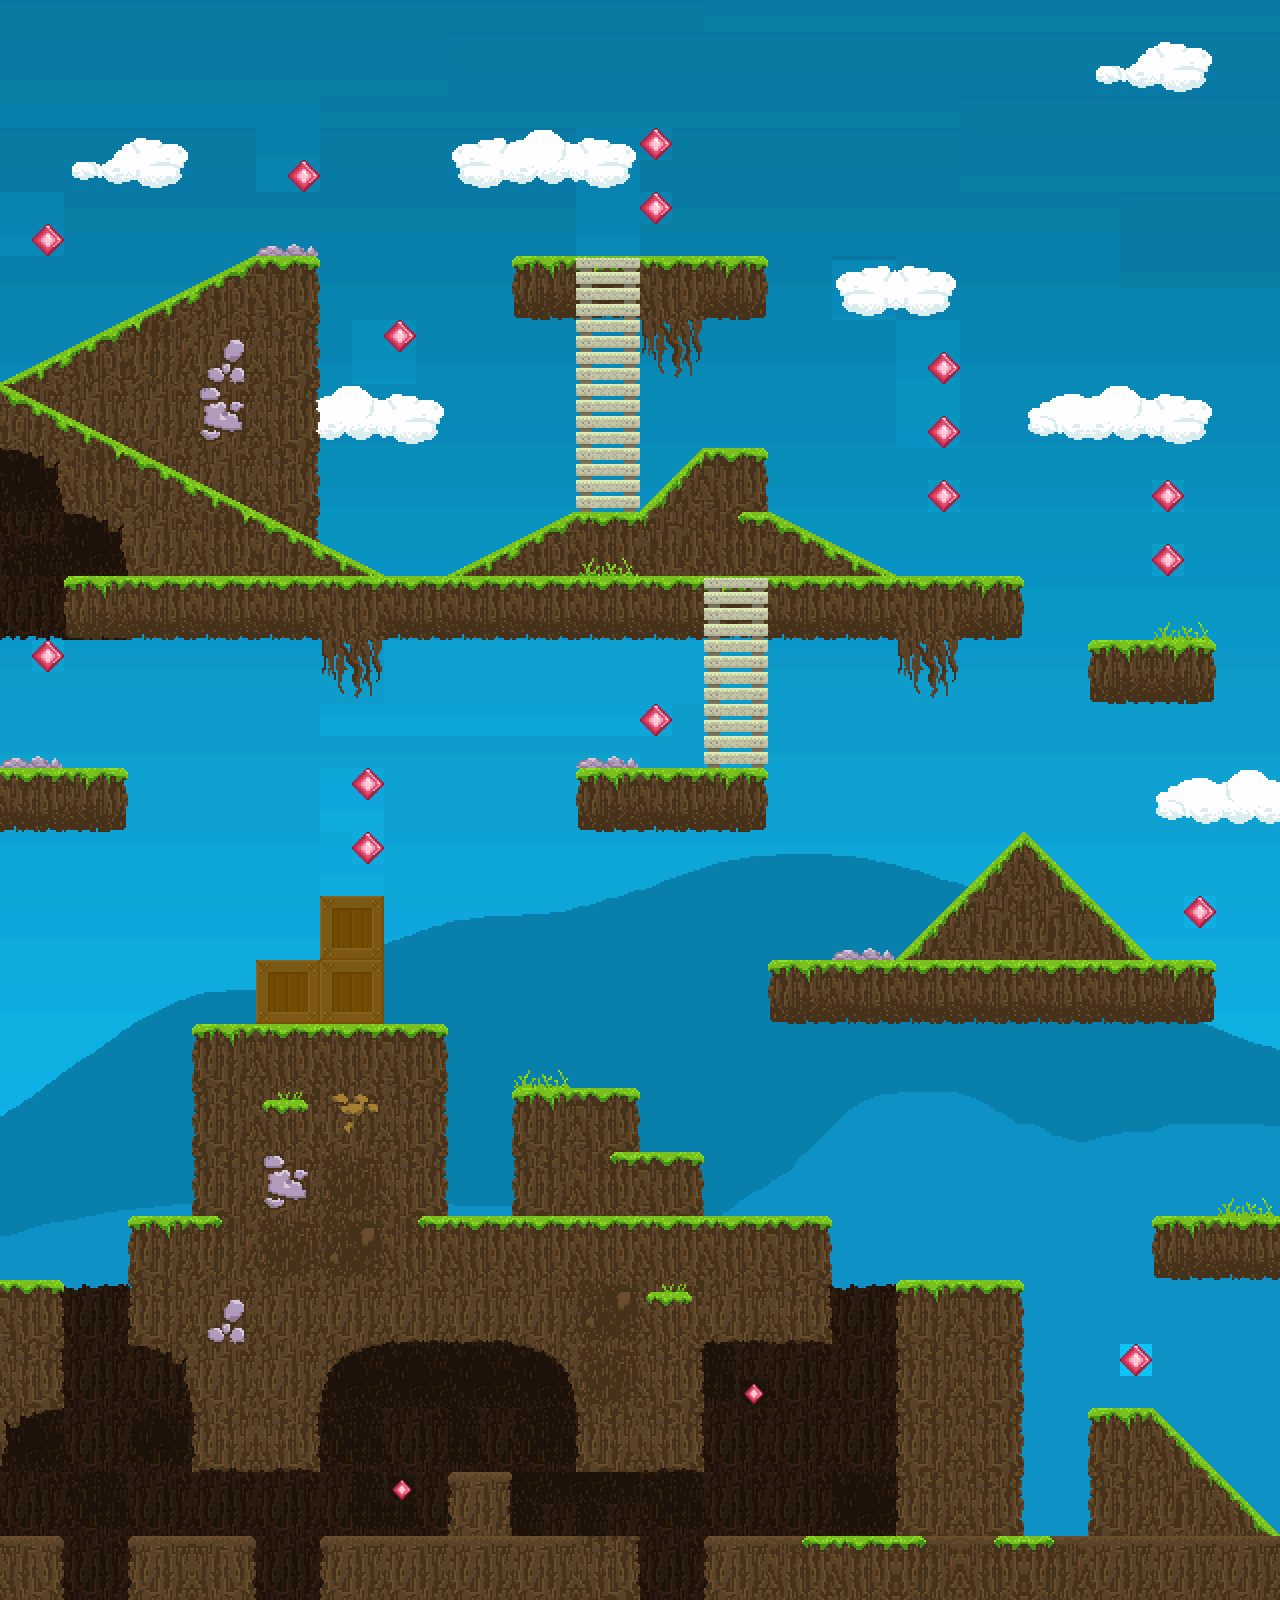

A 2D game scene composited from a Tiled map and its tileset images. What follows is a short description and the map's XML, with each tile layer's data collapsed to a summary:
An orthogonal 40x50 tile map with 32x32 px tiles, 1 tile layer (Tile layer 1), 2 tilesets, 1 image layer and 81 objects.

<map version="1.2" tiledversion="1.2.2" orientation="orthogonal" renderorder="right-down" width="40" height="50" tilewidth="32" tileheight="32" infinite="0" nextlayerid="11" nextobjectid="162">
 <tileset firstgid="1" name="Platforms" tilewidth="32" tileheight="32" tilecount="1840" columns="40">
  <image source="Platforms.png" width="1280" height="1472" />
 </tileset>
 <tileset firstgid="1841" name="Platforms2" tilewidth="32" tileheight="32" tilecount="1840" columns="40">
  <image source="Platforms2.png" width="1280" height="1472" />
 </tileset>
 <imagelayer id="10" name="background">
  <image source="BackgroundGradient.png" width="1280" height="1472" />
 </imagelayer>
 <layer id="9" name="Tile layer 1" width="40" height="50">
  <data>[2000 cells, 1930 non-empty, 1740 distinct tile ids]</data>
 </layer>
 <objectgroup id="2" name="itemit">
  <object id="101" x="49" y="239" />
  <object id="102" x="305" y="174" />
  <object id="103" x="399" y="335" />
  <object id="104" x="656" y="144" />
  <object id="105" x="655" y="207" />
  <object id="106" x="944" y="366" />
  <object id="107" x="944" y="430" />
  <object id="108" x="944" y="493" />
  <object id="109" x="1169" y="495" />
  <object id="110" x="1168" y="558" />
  <object id="111" x="47" y="653" />
  <object id="112" x="367" y="782" />
  <object id="113" x="369" y="846" />
  <object id="114" x="655" y="719" />
  <object id="115" x="1200" y="911" />
  <object id="116" x="403" y="1490" />
  <object id="117" x="754" y="1395" />
  <object id="118" x="1135" y="1359" />
 </objectgroup>
 <objectgroup id="3" name="ground">
  <object id="21" x="513" y="257" width="254" height="61" />
  <object id="22" x="1089" y="640" width="128" height="65" />
  <object id="23" x="579" y="767" width="188" height="65" />
  <object id="24" x="770" y="962" width="443" height="61" />
  <object id="25" x="1154" y="1216" width="126" height="63" />
  <object id="26" x="319" y="574" width="703" height="64" />
  <object id="27" x="513" y="1087" width="125" height="128" />
  <object id="28" x="610" y="1152" width="91" height="64" />
  <object id="29" x="320" y="892" width="61" height="129" />
  <object id="30" x="322" y="1024" width="124" height="203" />
  <object id="31" x="318" y="1217" width="515" height="123" />
  <object id="32" x="898" y="1281" width="125" height="252" />
  <object id="33" x="450" y="1470" width="61" height="63" />
  <object id="34" x="320" y="1532" width="322" height="69" />
  <object id="35" x="706" y="1533" width="575" height="68" />
  <object id="88" x="256" y="959" width="64" height="64" />
  <object id="89" x="195" y="1025" width="123" height="444" />
  <object id="90" x="128" y="1216" width="67" height="132" />
  <object id="91" x="0" y="1281" width="63" height="128" />
  <object id="92" x="1" y="1533" width="65" height="69" />
  <object id="93" x="131" y="1534" width="123" height="67" />
  <object id="94" x="-2" y="768" width="129" height="61" />
  <object id="95" x="65" y="577" width="254" height="58" />
  <object id="99" x="-4" y="-4" width="7" height="1607" />
  <object id="100" x="1275" y="-3" width="11" height="1605" />
  <object id="120" x="569" y="1340" width="135" height="131" />
  <object id="121" x="1093" y="1408" width="64" height="122" />
  <object id="122" x="1159" y="1522" width="115" height="8" />
  <object id="123" x="1159" y="1499" width="83" height="13" />
  <object id="124" x="1158" y="1476" width="64" height="9" />
  <object id="125" x="1162" y="1460" width="47" height="8" />
  <object id="126" x="1161" y="1446" width="32" height="7" />
  <object id="128" x="1161" y="1416" width="9" height="26" />
  <object id="129" x="897" y="948" width="258" height="14" />
  <object id="130" x="916" y="930" width="215" height="6" />
  <object id="131" x="936" y="911" width="172" height="6" />
  <object id="132" x="957" y="890" width="130" height="10" />
  <object id="133" x="979" y="870" width="89" height="9" />
  <object id="134" x="1000" y="851" width="48" height="9" />
  <object id="136" x="1024" y="840" />
  <object id="137" x="455" y="563" width="424" height="9" />
  <object id="138" x="496" y="545" width="345" height="8" />
  <object id="140" x="529" y="527" width="273" height="8" />
  <object id="141" x="695" y="449" width="78" height="68" />
  <object id="142" x="675" y="471" width="17" height="42" />
  <object id="143" x="654" y="496" width="13" height="18" />
  <object id="144" x="571" y="510" width="78" height="12" />
  <object id="145" x="244" y="257" width="76" height="63" />
  <object id="148" x="70" y="347" width="76" height="13" />
  <object id="149" x="110" y="331" width="66" height="18" />
  <object id="150" x="150" y="305" width="98" height="31" />
  <object id="151" x="206" y="284" width="44" height="14" />
  <object id="152" x="237" y="263" height="6" />
  <object id="153" x="237" y="269" />
  <object id="154" x="195" y="291" />
  <object id="156" x="9" y="398" width="28" height="19" />
  <object id="157" x="7" y="426" width="99" height="23" />
  <object id="158" x="58" y="461" width="114" height="24" />
  <object id="159" x="79" y="501" width="166" height="21" />
  <object id="160" x="131" y="537" width="182" height="17" />
  <object id="161" x="131" y="563" width="246" height="12" />
 </objectgroup>
 <objectgroup id="4" name="ladders">
  <object id="50" x="573" y="256" width="66" height="254" />
  <object id="51" x="704" y="574" width="62" height="192" />
 </objectgroup>
</map>
